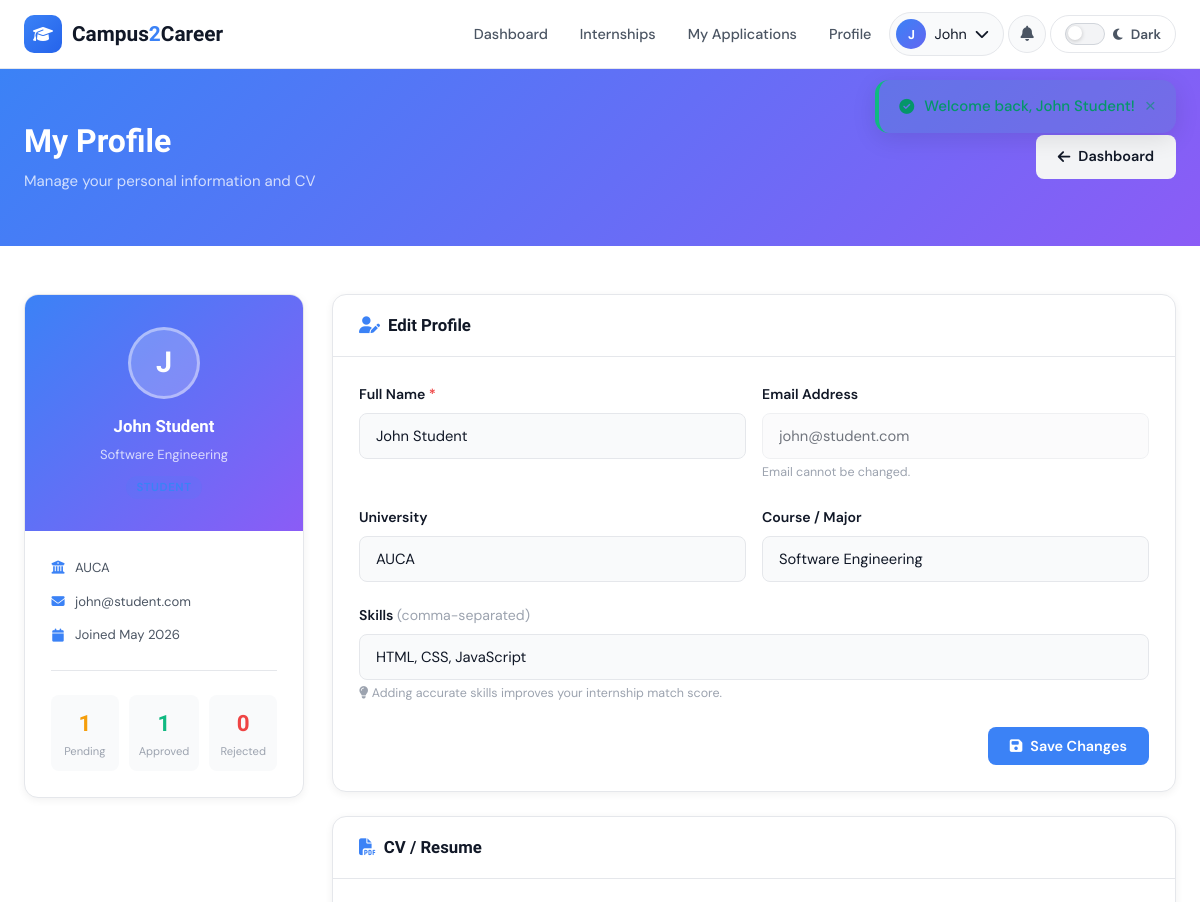
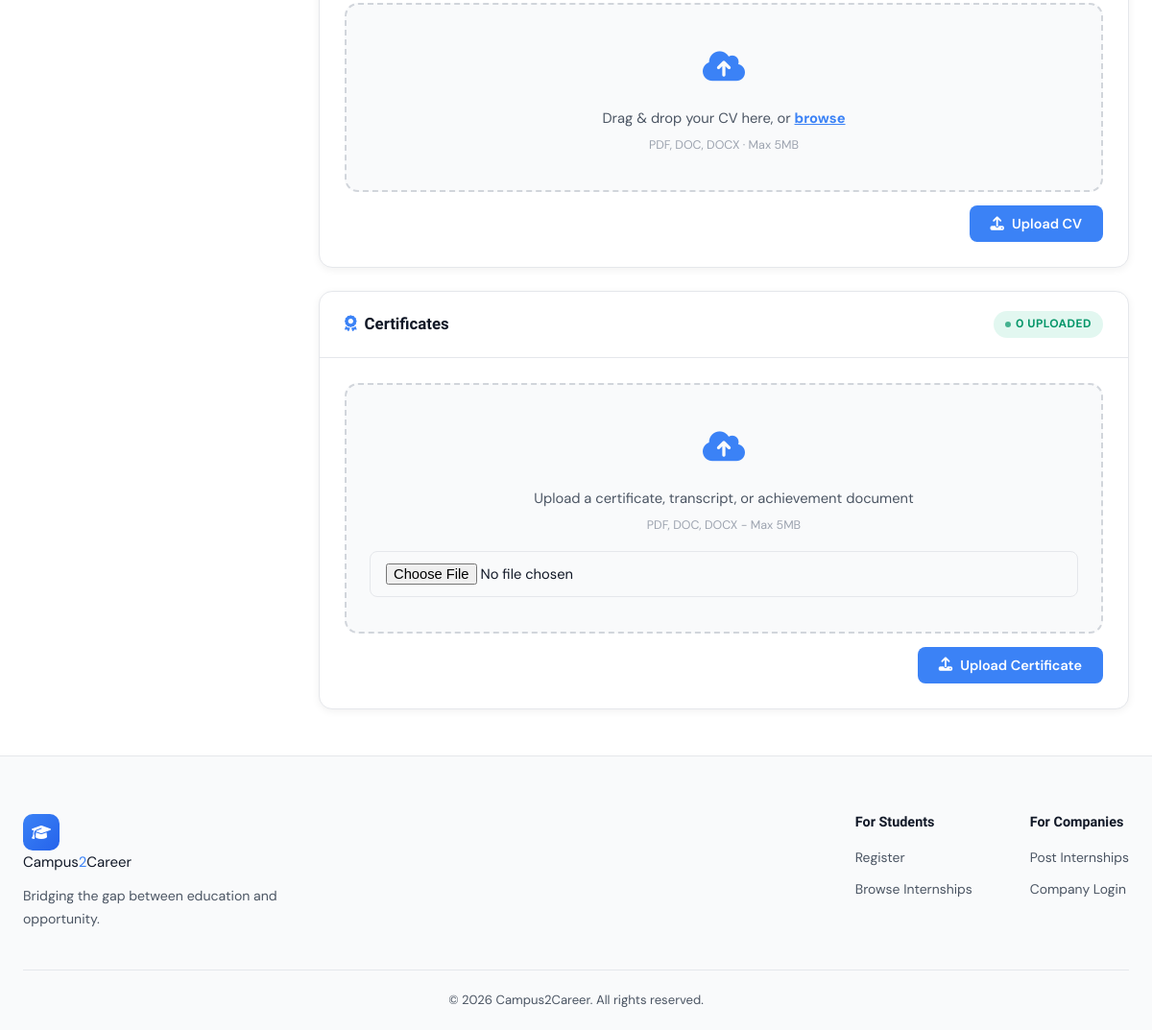
Screenshot of /views/student/profile.php (signed in) with the database file from the repository (2 pictures, top to bottom).
### tables this page shows
CREATE TABLE `students` (
  `student_id` int(11) NOT NULL,
  `user_id` int(11) DEFAULT NULL,
  `university` varchar(100) DEFAULT NULL,
  `course` varchar(100) DEFAULT NULL,
  `skills` text DEFAULT NULL,
  `cv_file` varchar(255) DEFAULT NULL
);

CREATE TABLE `users` (
  `user_id` int(11) NOT NULL,
  `name` varchar(100) NOT NULL,
  `email` varchar(100) NOT NULL,
  `password` varchar(255) NOT NULL,
  `role` enum('student','company','admin') NOT NULL,
  `created_at` timestamp NOT NULL DEFAULT current_timestamp(),
  `account_status` enum('active','disabled') DEFAULT 'active'
);

### includes/auth.php (called while the page is built, shortened)
<?php
function getCurrentUser() {
    return isset($_SESSION['user_id']) ? [
        'user_id'  => $_SESSION['user_id'],
        'name'     => $_SESSION['name'],
        'email'    => $_SESSION['email'],
        'role'     => $_SESSION['role'],
        'role_id'  => $_SESSION['role_id'] ?? null,
    ] : null;
}
function getFlash() {
    if (isset($_SESSION['flash'])) {
        $flash = $_SESSION['flash'];
        return $flash;
    }
    return null;
}

### views/student/profile.php (the view, shortened to what this page needs)
<?php
require_once '../../includes/auth.php';
$pdo     = getDBConnection();
$user_id = $_SESSION['user_id'];
$profile = $pdo->prepare("
    SELECT u.name, u.email, u.created_at,
           s.university, s.course, s.skills, s.cv_file
    FROM users u JOIN students s ON s.user_id = u.user_id
    WHERE u.user_id = ?
");
$profile->execute([$user_id]);
$p = $profile->fetch();
$certStmt = $pdo->prepare("SELECT * FROM student_certificates WHERE student_id = ? ORDER BY uploaded_at DESC");
$certStmt->execute([$_SESSION['role_id']]);
$certificates = $certStmt->fetchAll();
$stats = [];
foreach (['pending','approved','rejected'] as $st) {
    $q = $pdo->prepare("SELECT COUNT(*) FROM applications WHERE student_id=? AND status=?");
    $q->execute([$_SESSION['role_id'], $st]);
    $stats[$st] = $q->fetchColumn();
}
require_once '../../includes/header.php';
?>
<div class="page-banner">
  <div class="container">
    <div><h1>My Profile</h1><p>Manage your personal information and CV</p></div>
    <a href="dashboard.php" class="btn btn-light"><i class="fas fa-arrow-left"></i> Dashboard</a>
  </div>
</div>
<section class="section-sm">
<div class="container">
<div class="sidebar-layout">
  <div>
    <div class="content-card" style="overflow:hidden;">
      <div style="background:linear-gradient(135deg,var(--grad-start),var(--grad-end));padding:32px 24px;text-align:center;color:white;">
        <div class="sidebar-avatar"><?= strtoupper(substr($p['name'],0,1)) ?></div>
        <div class="sidebar-name"><?= htmlspecialchars($p['name']) ?></div>
        <div class="sidebar-role"><?= htmlspecialchars($p['course'] ?: 'Student') ?></div>
        <div style="margin-top:8px;"><span class="role-badge role-student">Student</span></div>
      </div>
      <div class="content-card-body">
        <div style="display:flex;flex-direction:column;gap:12px;">
          <div class="id-qf-row"><i class="fas fa-university" style="color:var(--primary)"></i><span><?= htmlspecialchars($p['university'] ?: '—') ?></span></div>
          <div class="id-qf-row"><i class="fas fa-envelope" style="color:var(--primary)"></i><span style="font-size:.82rem"><?= htmlspecialchars($p['email']) ?></span></div>
          <div class="id-qf-row"><i class="fas fa-calendar" style="color:var(--primary)"></i><span>Joined <?= date('M Y', strtotime($p['created_at'])) ?></span></div>
        </div>
        <div class="divider"></div>
        <div style="display:grid;grid-template-columns:repeat(3,1fr);gap:10px;text-align:center;">
          <?php foreach ([['Pending','#F59E0B',$stats['pending']],['Approved','#10B981',$stats['approved']],['Rejected','#EF4444',$stats['rejected']]] as [$l,$c,$v]): ?>
          <div style="background:var(--c-bg-2);border-radius:var(--radius-sm);padding:10px;">
            <div style="font-family:'Sora',sans-serif;font-size:1.4rem;font-weight:800;color:<?= $c ?>"><?= $v ?></div>
            <div style="font-size:.7rem;color:var(--c-text-muted)"><?= $l ?></div>
          </div>
          <?php endforeach; ?>
        </div>
      </div>
    </div>
  </div>
  <div style="display:flex;flex-direction:column;gap:24px;">
    <div class="content-card">
      <div class="content-card-header">
        <h3><i class="fas fa-user-edit" style="color:var(--primary);margin-right:8px;"></i>Edit Profile</h3>
      </div>
      <div class="content-card-body">
        <form action="profile.php" method="POST" data-validate>
          <div class="page-grid" style="gap:16px;">
            <div class="form-group">
              <label class="form-label">Full Name <span style="color:var(--c-danger)">*</span></label>
              <input type="text" name="name" class="form-control" value="<?= htmlspecialchars($p['name']) ?>" required>
            </div>
            <div class="form-group">
              <label class="form-label">Email Address</label>
              <input type="email" class="form-control" value="<?= htmlspecialchars($p['email']) ?>" disabled style="opacity:.6;cursor:not-allowed;">
              <span class="form-hint">Email cannot be changed.</span>
            </div>
          </div>
          <div class="page-grid" style="gap:16px;">
            <div class="form-group">
              <label class="form-label">University</label>
              <input type="text" name="university" class="form-control" value="<?= htmlspecialchars($p['university'] ?? '') ?>" placeholder="e.g. AUCA">
            </div>
            <div class="form-group">
              <label class="form-label">Course / Major</label>
              <input type="text" name="course" class="form-control" value="<?= htmlspecialchars($p['course'] ?? '') ?>" placeholder="e.g. Software Engineering">
            </div>
          </div>
          <div class="form-group">
            <label class="form-label">Skills <span style="font-weight:400;color:var(--c-text-muted)">(comma-separated)</span></label>
            <input type="text" name="skills" class="form-control" value="<?= htmlspecialchars($p['skills'] ?? '') ?>" placeholder="e.g. HTML, CSS, JavaScript, PHP, MySQL">
            <span class="form-hint"><i class="fas fa-lightbulb"></i> Adding accurate skills improves your internship match score.</span>
          </div>
          <div style="display:flex;justify-content:flex-end;">
            <button type="submit" class="btn btn-blue"><i class="fas fa-save"></i> Save Changes</button>
          </div>
        </form>
      </div>
    </div>
    <div class="content-card">
      <div class="content-card-header">
        <h3><i class="fas fa-file-pdf" style="color:var(--primary);margin-right:8px;"></i>CV / Resume</h3>
      </div>
      <div class="content-card-body">
        <form action="profile.php" method="POST" enctype="multipart/form-data" data-validate>
          <div class="cv-upload-zone" id="cvDropZone">
            <div class="cv-upload-icon"><i class="fas fa-cloud-upload-alt"></i></div>
            <div class="cv-upload-text">Drag &amp; drop your CV here, or <span class="cv-upload-link" onclick="document.getElementById('cvInput').click()">browse</span></div>
            <div class="cv-upload-hint">PDF, DOC, DOCX · Max 5MB</div>
          </div>
          <div style="display:flex;justify-content:flex-end;margin-top:14px;">
            <button type="submit" class="btn btn-blue"><i class="fas fa-upload"></i> Upload CV</button>
          </div>
        </form>
      </div>
    </div>
    <div class="content-card">
      <div class="content-card-header">
        <h3><i class="fas fa-award" style="color:var(--primary);margin-right:8px;"></i>Certificates</h3>
        <span class="badge badge-approved"><?= count($certificates) ?> uploaded</span>
      </div>
      <div class="content-card-body">
        <form action="profile.php" method="POST" enctype="multipart/form-data" data-validate>
          <div class="cv-upload-zone">
            <div class="cv-upload-icon"><i class="fas fa-cloud-upload-alt"></i></div>
            <div class="cv-upload-text">Upload a certificate, transcript, or achievement document</div>
            <div class="cv-upload-hint">PDF, DOC, DOCX - Max 5MB</div>
            <input type="file" name="certificate_file" accept=".pdf,.doc,.docx" class="form-control mt-16" required>
          </div>
          <div style="display:flex;justify-content:flex-end;margin-top:14px;">
            <button type="submit" class="btn btn-blue"><i class="fas fa-upload"></i> Upload Certificate</button>
          </div>
        </form>
      </div>
    </div>
  </div>
</div>
</div>
</section>
<?php require_once '../../includes/footer.php'; ?>

### includes/header.php (shortened to what this page needs)
<?php
$flash = getFlash();
$currentUser = getCurrentUser();
$role = $currentUser['role'] ?? null;
?>
<!DOCTYPE html>
<html lang="en" id="htmlRoot">
<head>
    <link rel="stylesheet" href="<?= BASE_URL ?>assets/css/style.css">
    <link rel="stylesheet" href="https://cdnjs.cloudflare.com/ajax/libs/font-awesome/6.5.0/css/all.min.css">
</head>
<body>
<nav class="navbar">
    <div class="nav-container">
        <a href="<?= BASE_URL ?>index.php" class="nav-brand">
            <span class="brand-icon"><i class="fas fa-graduation-cap"></i></span>
            <span class="brand-text">Campus<span>2</span>Career</span>
        </a>
        <ul class="nav-links" id="navLinks">
            <?php if (!$currentUser): ?>
                <li><a href="<?= BASE_URL ?>index.php" class="nav-link">Home</a></li>
                <li><a href="<?= BASE_URL ?>views/public/internships.php" class="nav-link">Internships</a></li>
                <li><a href="<?= BASE_URL ?>login.php" class="nav-link">Login</a></li>
                <li><a href="<?= BASE_URL ?>register.php" class="nav-btn">Get Started</a></li>
            <?php elseif ($role === 'student'): ?>
                <li><a href="<?= BASE_URL ?>views/student/dashboard.php" class="nav-link">Dashboard</a></li>
                <li><a href="<?= BASE_URL ?>views/student/internships.php" class="nav-link">Internships</a></li>
                <li><a href="<?= BASE_URL ?>views/student/applications.php" class="nav-link">My Applications</a></li>
                <li><a href="<?= BASE_URL ?>views/student/profile.php" class="nav-link">Profile</a></li>
            <?php endif; ?>
            <?php if ($currentUser): ?>
                <li class="nav-user-menu">
                    <button class="nav-user-btn" id="userMenuBtn">
                        <span class="user-avatar"><?= strtoupper(substr($currentUser['name'], 0, 1)) ?></span>
                        <span class="user-name-short"><?= htmlspecialchars(explode(' ', $currentUser['name'])[0]) ?></span>
                        <i class="fas fa-chevron-down"></i>
                    </button>
                </li>
            <?php endif; ?>
            <?php if ($currentUser): ?>
            <li>
                <button class="notif-bell-btn" id="notifBellBtn" aria-label="Notifications">
                    <i class="fas fa-bell"></i>
                </button>
            </li>
            <?php endif; ?>
            <li>
                <button class="theme-toggle" id="themeToggle" aria-label="Toggle dark mode" title="Toggle dark mode">
                    <span class="toggle-track">
                        <span class="toggle-knob"></span>
                    </span>
                    <span class="toggle-icon" id="toggleIcon">
                        <i class="fas fa-moon" id="themeIcon"></i>
                    </span>
                    <span class="toggle-label" id="toggleLabel">Dark</span>
                </button>
            </li>
        </ul>
    </div>
</nav>
<?php if ($flash): ?>
<div class="flash-message flash-<?= $flash['type'] ?>" id="flashMsg">
    <i class="fas fa-<?= $flash['type'] === 'success' ? 'check-circle' : ($flash['type'] === 'error' ? 'times-circle' : 'info-circle') ?>"></i>
    <?= htmlspecialchars($flash['message']) ?>
    <button class="flash-close" onclick="document.getElementById('flashMsg').remove()">×</button>
</div>
<?php endif; ?>
<main class="main-content">

### rows the page displays
students: user.name "J", user.name "John", user.name "John Student", course "Software Engineering", university "AUCA", user.email "john@student.com", user.created_at "May 2026", name "John Student", skills "HTML, CSS, JavaScript"

### other values shown
$flash['message'] "Welcome back, John Student!"
$v "1"
$l "Pending"
$l "Approved"
$v "0"
$l "Rejected"
count($certificates) "0"
